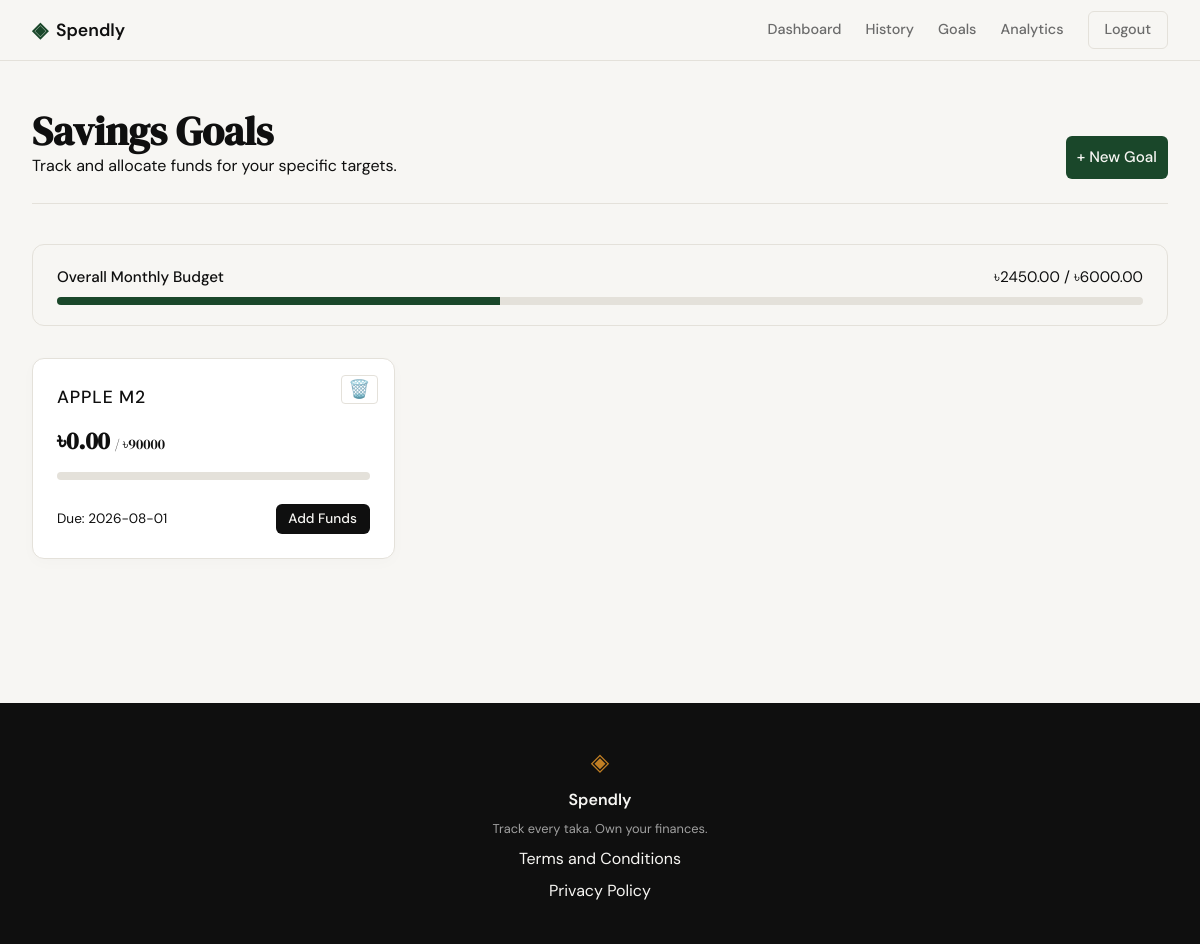
/goals (signed in), run on an earlier commit of the app's database.
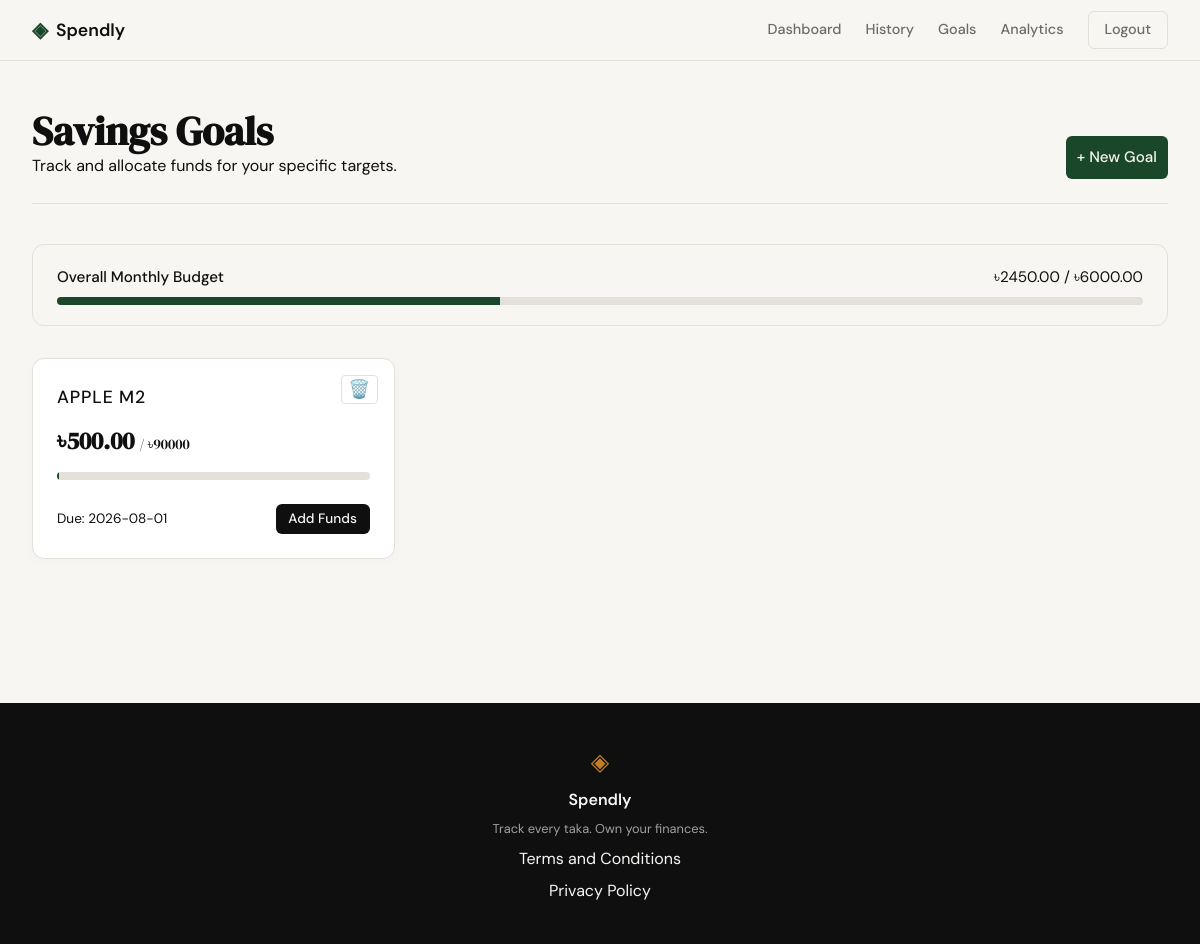
And on a later commit of the database.
### tables this page shows
CREATE TABLE budgets (
            id INTEGER PRIMARY KEY AUTOINCREMENT,
            user_id INTEGER NOT NULL,
            category_id INTEGER,
            amount REAL NOT NULL,
            month TEXT NOT NULL,
            FOREIGN KEY (user_id) REFERENCES users (id) ON DELETE CASCADE,
            FOREIGN KEY (category_id) REFERENCES categories (id) ON DELETE CASCADE,
            UNIQUE(user_id, category_id, month)
        );

CREATE TABLE goals (
            id INTEGER PRIMARY KEY AUTOINCREMENT,
            user_id INTEGER NOT NULL,
            name TEXT NOT NULL,
            target_amount REAL NOT NULL,
            current_amount REAL DEFAULT 0,
            deadline TEXT,
            FOREIGN KEY(user_id) REFERENCES users(id)
        );

### app/routes/goals.py (the view)
@goals_bp.route('/goals')
def index():
    if 'user_id' not in session:
        return redirect(url_for('auth.login'))
    uid = session['user_id']
    conn = get_db()
    goals = conn.execute("SELECT * FROM goals WHERE user_id = ?", (uid,)).fetchall()
    goals_data = []
    for g in goals:
        progress = 0
        if g['target_amount'] > 0:
            progress = min(100, (g['current_amount'] / g['target_amount']) * 100)
        goal_dict = dict(g)
        goal_dict['progress'] = progress
        goals_data.append(goal_dict)
    curr_month = datetime.now().strftime("%Y-%m")
    budget_row = conn.execute(
        "SELECT amount FROM budgets WHERE user_id=? AND category_id IS NULL AND month=?",
        (uid, curr_month)
    ).fetchone()
    monthly_budget = budget_row["amount"] if budget_row else 0
    cm_expense_row = conn.execute(
        "SELECT COALESCE(SUM(amount), 0) as spent FROM expenses WHERE user_id=? AND strftime('%Y-%m', date)=?",
        (uid, curr_month)
    ).fetchone()
    cm_expense = cm_expense_row['spent']
    budget_used_percent = round(min(100, (cm_expense / monthly_budget) * 100), 1) if monthly_budget > 0 else 0
    return render_template('goals.html', goals=goals_data, monthly_budget=monthly_budget, cm_expense=cm_expense, budget_used_percent=budget_used_percent)

### app/database/connection.py (called while the page is built)
def get_db():
    if 'db' not in g:
        g.db = sqlite3.connect(current_app.config['DATABASE'])
        g.db.row_factory = sqlite3.Row
    return g.db

### app/templates/goals.html (shortened to what this page needs)
{% extends "base.html" %}
{% block content %}
<div class="dash-wrapper">
    <div class="dash-container">
        <header class="dash-header">
            <div class="header-left">
                <h1 class="dash-title">Savings Goals</h1>
                <p class="text-secondary">Track and allocate funds for your specific targets.</p>
            </div>
            <div class="header-right">
                <button class="btn-success" onclick="document.getElementById('addGoalModal').style.display='block'">+
                    New Goal</button>
            </div>
        </header>
        {% if monthly_budget > 0 %}
        <div
            style="background: var(--surface); padding: 1.25rem 1.5rem; border-radius: 12px; border: 1px solid var(--border); margin-bottom: 2rem;">
            <div style="display: flex; justify-content: space-between; margin-bottom: 0.5rem; font-size: 0.95rem;">
                <span style="font-weight: 500;">Overall Monthly Budget</span>
                <span style="color: var(--text-secondary);">৳{{ "%.2f"|format(cm_expense|default(0)) }} / ৳{{
                    "%.2f"|format(monthly_budget) }}</span>
            </div>
            <div class="progress-bar-bg"
                style="width: 100%; height: 8px; background: var(--border); border-radius: 4px; overflow: hidden;">
                <div class="progress-fill"
                    style="width: {{ budget_used_percent }}%; height: 100%; background: {% if budget_used_percent > 90 %}var(--danger){% elif budget_used_percent > 75 %}var(--warning){% else %}var(--primary){% endif %}; transition: width 0.8s ease-out;">
                </div>
            </div>
        </div>
        {% endif %}
        <div class="stats-grid" style="grid-template-columns: repeat(auto-fill, minmax(300px, 1fr));">
            {% for goal in goals %}
            <div class="stat-card" style="position: relative;">
                <form action="{{ url_for('goals.delete_goal', id=goal.id) }}" method="POST" class="inline-form"
                    onsubmit="return confirm('Delete this goal completely?');"
                    style="position: absolute; top: 1rem; right: 1rem;">
                    <button type="submit" class="action-btn delete-btn"
                        style="background: var(--surface); border: 1px solid var(--border);">🗑️</button>
                </form>
                <p class="stat-label" style="font-size: 1.1rem; font-weight: 500; color: var(--text-primary);">{{
                    goal.name }}</p>
                <h2 class="stat-value" style="font-size: 1.5rem; margin: 0.5rem 0;">৳{{
                    "%.2f"|format(goal.current_amount) }} <span
                        style="font-size: 0.9rem; color: var(--text-secondary); font-weight: 400;">/ ৳{{
                        "%.0f"|format(goal.target_amount) }}</span></h2>
                <div class="progress-bar-bg"
                    style="width: 100%; height: 8px; background: var(--border); border-radius: 4px; overflow: hidden; margin-bottom: 1rem;">
                </div>
                <div style="display: flex; justify-content: space-between; align-items: center;">
                    <span class="text-secondary" style="font-size: 0.85rem;">
                        {% if goal.deadline %}Due: {{ goal.deadline }}{% else %}No deadline{% endif %}
                    </span>
                    {% if goal.progress >= 100 %}
                    <span class="trend-up" style="font-weight: 600; font-size: 0.9rem;">Goal Reached! 🎉</span>
                    {% else %}
                    <button class="btn-primary" style="padding: 0.4rem 0.8rem; font-size: 0.85rem;"
                        onclick="openAddFundsModal({{ goal.id }}, '{{ goal.name }}')">Add Funds</button>
                    {% endif %}
                </div>
            </div>
            {% endfor %}
        </div>
    </div>
</div>
{% endblock %}

### app/templates/base.html (shortened to what this page needs)
<!DOCTYPE html>
<html lang="en">
<head>
    <link rel="stylesheet" href="{{ url_for('static', filename='css/style.css') }}">
</head>
<body>
    <nav class="navbar">
        <div class="nav-inner">
            <a href="{{ url_for('landing') }}" class="nav-brand">
                <span class="brand-icon">◈</span>
                <span class="brand-name">Spendly</span>
            </a>
            <div class="nav-links">
                {% if session.get('user_id') %}
                <div class="nav-links">
                    <a href="{{ url_for('dashboard.index') }}" class="nav-link">Dashboard</a>
                    <a href="{{ url_for('transactions.history') }}" class="nav-link">History</a>
                    <a href="{{ url_for('goals.index') }}" class="nav-link">Goals</a>
                    <a href="{{ url_for('analytics.index') }}" class="nav-link">Analytics</a>
                    <a href="{{ url_for('auth.logout') }}" class="nav-link btn-ghost"
                        style="padding: 0.4rem 1rem;">Logout</a>
                </div>{% else %}
                <a href="{{ url_for('auth.login') }}">Sign in</a>
                <a href="{{ url_for('auth.register') }}" class="nav-cta">Get started</a>
                {% endif %}
            </div>
        </div>
    </nav>
    <main class="main-content">
        {% block content %}{% endblock %}
    </main>
    <footer class="footer">
        <div class="footer-inner">
            <span class="brand-icon">◈</span>
            <span class="footer-name">Spendly</span>
            <p class="footer-copy">Track every taka. Own your finances.</p>
            <p><a href="/terms">Terms and Conditions</a></p>
            <p><a href="#">Privacy Policy</a></p>
        </div>
    </footer>
</body>
</html>

### app/static/css/style.css (style rules this page uses)
:root { --ink: #0f0f0f; --ink-soft: #2d2d2d; --ink-muted: #6b6b6b; --ink-faint: #a0a0a0; --paper: #f7f6f3; --paper-warm: #f0ede6; --paper-card: #ffffff; --accent: #1a472a; --accent-light: #e8f0eb; --accent-2: #c17f24; --accent-2-light: #fdf3e3; --danger: #c0392b; --danger-light: #fdecea; --border: #e4e1da; --border-soft: #eeebe4; --primary: #1a472a; --success: #1a472a; --warning: #f39c12; --font-display: 'DM Serif Display', Georgia, serif; --font-body: 'DM Sans', system-ui, sans-serif; --max-width: 1200px; --auth-width: 440px; --radius-sm: 6px; --radius-md: 12px; --radius-lg: 20px; }
*, *::before, *::after { box-sizing: border-box; margin: 0; padding: 0; }
html { font-size: 16px; scroll-behavior: smooth; }
body { background: var(--paper); color: var(--ink); font-family: var(--font-body); font-size: 1rem; line-height: 1.6; -webkit-font-smoothing: antialiased; }
a { color: inherit; text-decoration: none; }
.navbar { position: sticky; top: 0; z-index: 100; background: var(--paper); border-bottom: 1px solid var(--border); padding: 0 2rem; }
.nav-inner { max-width: var(--max-width); margin: 0 auto; height: 60px; display: flex; align-items: center; justify-content: space-between; }
.nav-brand { display: flex; align-items: center; gap: 0.5rem; font-family: var(--font-body); font-weight: 600; font-size: 1.1rem; color: var(--ink); }
.brand-icon { color: var(--accent); font-size: 1.3rem; }
.brand-name { color: var(--ink); }
.nav-links { display: flex; align-items: center; gap: 1.5rem; font-size: 0.9rem; font-weight: 500; }
.nav-links a { color: var(--ink-muted); transition: color 0.2s; }
.main-content { min-height: calc(100vh - 60px - 100px); }
.btn-primary { display: inline-block; background: var(--ink); color: var(--paper); padding: 0.65rem 1.5rem; border-radius: var(--radius-sm); font-family: var(--font-body); font-size: 0.9rem; font-weight: 500; cursor: pointer; border: none; transition: background 0.2s; text-decoration: none; }
.btn-ghost { display: inline-block; background: transparent; color: var(--ink-soft); padding: 0.65rem 1.5rem; border-radius: var(--radius-sm); font-size: 0.9rem; font-weight: 500; border: 1px solid var(--border); transition: all 0.2s; text-decoration: none; }
.footer { background: var(--ink); color: var(--paper); padding: 2.5rem 2rem; text-align: center; }
.footer-inner { display: flex; flex-direction: column; align-items: center; gap: 0.4rem; }
.footer .brand-icon { color: var(--accent-2); font-size: 1.5rem; }
.footer-name { font-weight: 600; font-size: 1rem; }
.footer-copy { font-size: 0.8rem; color: var(--ink-faint); }
.dash-wrapper { padding: 3rem 2rem 6rem; min-height: calc(100vh - 60px - 100px); }
.dash-container { max-width: var(--max-width); margin: 0 auto; }
.dash-header { display: flex; justify-content: space-between; align-items: flex-end; margin-bottom: 2.5rem; padding-bottom: 1.5rem; border-bottom: 1px solid var(--border); }
.dash-title { font-family: var(--font-display); font-size: 2.5rem; color: var(--ink); line-height: 1.1; }
.stats-grid { display: grid; grid-template-columns: repeat(auto-fit, minmax(min(100%, 240px), 1fr)); gap: 1.5rem; margin-bottom: 3rem; }
.stat-card { background: var(--paper-card); border: 1px solid var(--border); border-radius: var(--radius-md); padding: 1.5rem; display: flex; flex-direction: column; gap: 0.5rem; box-shadow: 0 4px 15px rgba(0, 0, 0, 0.02); }
.stat-label { font-size: 0.9rem; font-weight: 500; color: var(--ink-muted); text-transform: uppercase; letter-spacing: 0.05em; }
.stat-value { font-family: var(--font-display); font-size: 2.25rem; color: var(--ink); line-height: 1.2; }
.btn-success { display: inline-block; background: var(--accent); color: var(--paper); padding: 0.7rem; border: none; border-radius: var(--radius-sm); font-family: var(--font-body); font-size: 0.95rem; font-weight: 500; cursor: pointer; transition: background 0.2s; }
.action-btn { background: none; border: none; cursor: pointer; font-size: 1.1rem; padding: 0.2rem 0.4rem; border-radius: 4px; transition: background 0.2s; }
.inline-form { margin: 0; padding: 0; display: inline; }

### app/templates/base.html (style rules this page uses)
.progress-fill, .cat-fill { transform-origin: left center !important; animation: fillProgress 1.2s cubic-bezier(0.1, 0.9, 0.2, 1) forwards !important; }

What changed in the data, as far as the page shows it:
changed goals "APPLE M2": current_amount "0.00" → "500.00"
